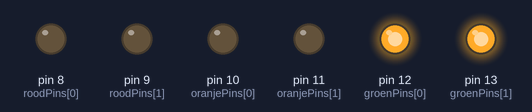
Simulated run of this sketch. Board: Arduino Uno, built with avr-gcc and run on an emulated ATmega328P. Parts: output pins drawn as LEDs (lit = HIGH).

Above: at 1.0 s.
At 2.6 s:
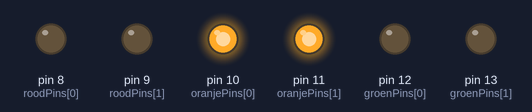
At 4.05 s:
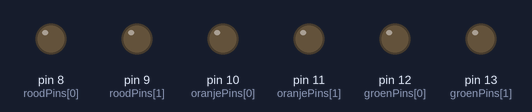
At 5.8 s:
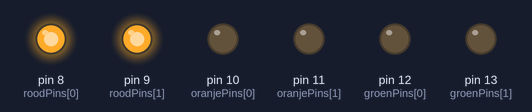
Timing chart, 0 to 8.8 s (numbered marks = the images above):
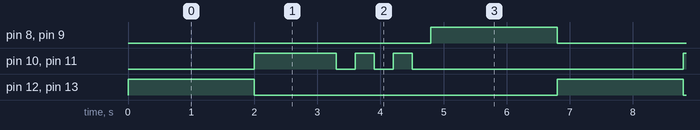

Measured:
- by itself, pin 8 (roodPins[0]), pin 9 (roodPins[1]), pin 12 (groenPins[0]), pin 13 (groenPins[1]): alternates HIGH for 2.0 s and LOW for 4.8 s
- by itself, pin 10 (oranjePins[0]), pin 11 (oranjePins[1]): repeats every 6.8 s: 2 × (LOW 0.30 s, HIGH 0.30 s), LOW 4.3 s, HIGH 1.3 s
- by itself, everything shown: repeats every 6.8 s, in 9 steps

The sketch:

Trafficlight-3005224.ino
```cpp
const int groenPins[] = {12, 13};
const int oranjePins[] = {10, 11};
const int roodPins[] = {8, 9};
const int knipperTijd = 300;
const int groenTijd = 2000;
const int oranjeTijd = 1000;
const int wachtTijd = 2000;


void zetAan(int pin1, int pin2) {
  digitalWrite(pin1, HIGH);
  digitalWrite(pin2, HIGH);
}


void zetUit(int pin1, int pin2) {
  digitalWrite(pin1, LOW);
  digitalWrite(pin2, LOW);
}

void setup() {

  for (int i = 0; i < 2; i++) {
    pinMode(groenPins[i], OUTPUT);
    pinMode(oranjePins[i], OUTPUT);
    pinMode(roodPins[i], OUTPUT);
  }
}

void loop() {

  zetAan(groenPins[0], groenPins[1]);
  delay(groenTijd);


  zetUit(groenPins[0], groenPins[1]);
  zetAan(oranjePins[0], oranjePins[1]);
  delay(oranjeTijd);


  for (int i = 0; i < 3; i++) {
    zetAan(oranjePins[0], oranjePins[1]);
    delay(knipperTijd);
    zetUit(oranjePins[0], oranjePins[1]);
    delay(knipperTijd);
  }


  zetUit(oranjePins[0], oranjePins[1]);
  zetAan(roodPins[0], roodPins[1]);
  delay(wachtTijd);


  zetUit(roodPins[0], roodPins[1]);
}
```
